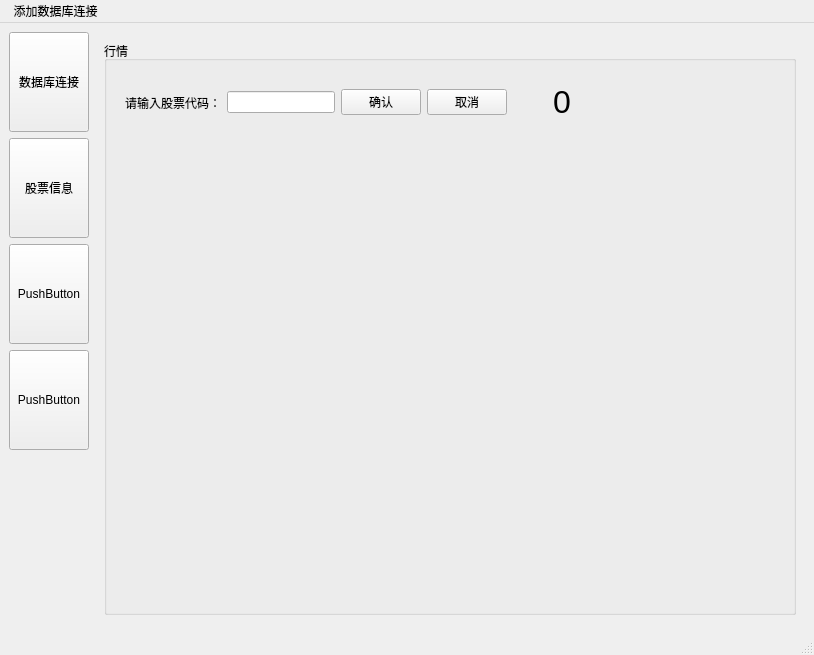
<?xml version="1.0" encoding="UTF-8"?>
<ui version="4.0">
 <class>MainWindow</class>
 <widget class="QMainWindow" name="MainWindow">
  <property name="geometry">
   <rect>
    <x>0</x>
    <y>0</y>
    <width>814</width>
    <height>655</height>
   </rect>
  </property>
  <property name="windowTitle">
   <string>MainWindow</string>
  </property>
  <widget class="QWidget" name="centralwidget">
   <layout class="QGridLayout" name="gridLayout">
    <item row="1" column="1">
     <layout class="QVBoxLayout" name="verticalLayout">
      <item>
       <widget class="QPushButton" name="stackDataBaseBtn">
        <property name="minimumSize">
         <size>
          <width>50</width>
          <height>100</height>
         </size>
        </property>
        <property name="text">
         <string>数据库连接</string>
        </property>
       </widget>
      </item>
      <item>
       <widget class="QPushButton" name="stackStockBtn">
        <property name="minimumSize">
         <size>
          <width>50</width>
          <height>100</height>
         </size>
        </property>
        <property name="text">
         <string>股票信息</string>
        </property>
       </widget>
      </item>
      <item>
       <widget class="QPushButton" name="pushButton_3">
        <property name="minimumSize">
         <size>
          <width>50</width>
          <height>100</height>
         </size>
        </property>
        <property name="text">
         <string>PushButton</string>
        </property>
       </widget>
      </item>
      <item>
       <widget class="QPushButton" name="pushButton_4">
        <property name="minimumSize">
         <size>
          <width>50</width>
          <height>100</height>
         </size>
        </property>
        <property name="text">
         <string>PushButton</string>
        </property>
       </widget>
      </item>
      <item>
       <spacer name="verticalSpacer">
        <property name="orientation">
         <enum>Qt::Orientation::Vertical</enum>
        </property>
        <property name="sizeHint" stdset="0">
         <size>
          <width>20</width>
          <height>40</height>
         </size>
        </property>
       </spacer>
      </item>
     </layout>
    </item>
    <item row="0" column="0">
     <layout class="QHBoxLayout" name="horizontalLayout_2"/>
    </item>
    <item row="1" column="2">
     <widget class="QStackedWidget" name="mainStackedWidget">
      <property name="currentIndex">
       <number>1</number>
      </property>
      <widget class="QWidget" name="page">
       <layout class="QGridLayout" name="gridLayout_2">
        <item row="0" column="0">
         <widget class="QGroupBox" name="groupBox">
          <property name="title">
           <string>链接数据库</string>
          </property>
          <widget class="QLabel" name="databaseStatu">
           <property name="geometry">
            <rect>
             <x>0</x>
             <y>330</y>
             <width>281</width>
             <height>21</height>
            </rect>
           </property>
           <property name="text">
            <string>数据库状态</string>
           </property>
          </widget>
          <widget class="QLabel" name="databaseRecord">
           <property name="geometry">
            <rect>
             <x>0</x>
             <y>350</y>
             <width>301</width>
             <height>31</height>
            </rect>
           </property>
           <property name="text">
            <string>数据库记录条数</string>
           </property>
          </widget>
          <widget class="QWidget" name="layoutWidget">
           <property name="geometry">
            <rect>
             <x>15</x>
             <y>33</y>
             <width>210</width>
             <height>23</height>
            </rect>
           </property>
           <layout class="QHBoxLayout" name="horizontalLayout_3">
            <item>
             <widget class="QLabel" name="label_2">
              <property name="text">
               <string>数据库地址：</string>
              </property>
             </widget>
            </item>
            <item>
             <widget class="QLineEdit" name="databaseAddress"/>
            </item>
           </layout>
          </widget>
          <widget class="QWidget" name="layoutWidget">
           <property name="geometry">
            <rect>
             <x>15</x>
             <y>82</y>
             <width>210</width>
             <height>23</height>
            </rect>
           </property>
           <layout class="QHBoxLayout" name="horizontalLayout_4">
            <item>
             <widget class="QLabel" name="label_3">
              <property name="text">
               <string>数据库端口：</string>
              </property>
             </widget>
            </item>
            <item>
             <widget class="QLineEdit" name="databasePort"/>
            </item>
           </layout>
          </widget>
          <widget class="QWidget" name="layoutWidget">
           <property name="geometry">
            <rect>
             <x>15</x>
             <y>131</y>
             <width>223</width>
             <height>23</height>
            </rect>
           </property>
           <layout class="QHBoxLayout" name="horizontalLayout_5">
            <item>
             <widget class="QLabel" name="label_4">
              <property name="text">
               <string>数据库用户名：</string>
              </property>
             </widget>
            </item>
            <item>
             <widget class="QLineEdit" name="databaseUserName"/>
            </item>
           </layout>
          </widget>
          <widget class="QWidget" name="layoutWidget">
           <property name="geometry">
            <rect>
             <x>15</x>
             <y>180</y>
             <width>210</width>
             <height>23</height>
            </rect>
           </property>
           <layout class="QHBoxLayout" name="horizontalLayout_6">
            <item>
             <widget class="QLabel" name="label_5">
              <property name="text">
               <string>数据库密码：</string>
              </property>
             </widget>
            </item>
            <item>
             <widget class="QLineEdit" name="databasePassword"/>
            </item>
           </layout>
          </widget>
          <widget class="QWidget" name="layoutWidget">
           <property name="geometry">
            <rect>
             <x>15</x>
             <y>228</y>
             <width>198</width>
             <height>23</height>
            </rect>
           </property>
           <layout class="QHBoxLayout" name="horizontalLayout_7">
            <item>
             <widget class="QLabel" name="label_6">
              <property name="text">
               <string>数据库名：</string>
              </property>
             </widget>
            </item>
            <item>
             <widget class="QLineEdit" name="databaseName"/>
            </item>
           </layout>
          </widget>
          <widget class="QWidget" name="layoutWidget">
           <property name="geometry">
            <rect>
             <x>15</x>
             <y>277</y>
             <width>126</width>
             <height>32</height>
            </rect>
           </property>
           <layout class="QHBoxLayout" name="horizontalLayout_8">
            <item>
             <widget class="QPushButton" name="connectDataBaseBtn">
              <property name="text">
               <string>连接</string>
              </property>
             </widget>
            </item>
            <item>
             <widget class="QPushButton" name="ClearDataBaseBtn">
              <property name="text">
               <string>清空</string>
              </property>
             </widget>
            </item>
           </layout>
          </widget>
         </widget>
        </item>
       </layout>
      </widget>
      <widget class="QWidget" name="page_2">
       <layout class="QGridLayout" name="gridLayout_3">
        <item row="0" column="0">
         <widget class="QGroupBox" name="groupBox_2">
          <property name="title">
           <string>行情</string>
          </property>
          <widget class="QWidget" name="widget" native="true">
           <property name="geometry">
            <rect>
             <x>30</x>
             <y>140</y>
             <width>551</width>
             <height>371</height>
            </rect>
           </property>
          </widget>
          <widget class="QWidget" name="">
           <property name="geometry">
            <rect>
             <x>21</x>
             <y>41</y>
             <width>446</width>
             <height>41</height>
            </rect>
           </property>
           <layout class="QHBoxLayout" name="horizontalLayout">
            <item>
             <widget class="QLabel" name="label">
              <property name="text">
               <string>请输入股票代码：</string>
              </property>
             </widget>
            </item>
            <item>
             <widget class="QLineEdit" name="stockCodeLineEdit"/>
            </item>
            <item>
             <widget class="QPushButton" name="stockConnectBtn">
              <property name="text">
               <string>确认</string>
              </property>
             </widget>
            </item>
            <item>
             <widget class="QPushButton" name="stockCancelBtn">
              <property name="text">
               <string>取消</string>
              </property>
             </widget>
            </item>
            <item>
             <spacer name="horizontalSpacer">
              <property name="orientation">
               <enum>Qt::Orientation::Horizontal</enum>
              </property>
              <property name="sizeHint" stdset="0">
               <size>
                <width>40</width>
                <height>20</height>
               </size>
              </property>
             </spacer>
            </item>
            <item>
             <widget class="QLabel" name="StockCurrPriceLabel">
              <property name="text">
               <string>&lt;html&gt;&lt;head/&gt;&lt;body&gt;&lt;p align=&quot;center&quot;&gt;&lt;span style=&quot; font-size:24pt;&quot;&gt;0&lt;/span&gt;&lt;/p&gt;&lt;/body&gt;&lt;/html&gt;</string>
              </property>
             </widget>
            </item>
           </layout>
          </widget>
         </widget>
        </item>
       </layout>
      </widget>
      <widget class="QWidget" name="page_3"/>
     </widget>
    </item>
   </layout>
   <widget class="QSplitter" name="splitter">
    <property name="geometry">
     <rect>
      <x>0</x>
      <y>0</y>
      <width>0</width>
      <height>0</height>
     </rect>
    </property>
    <property name="orientation">
     <enum>Qt::Orientation::Horizontal</enum>
    </property>
   </widget>
  </widget>
  <widget class="QMenuBar" name="menubar">
   <property name="geometry">
    <rect>
     <x>0</x>
     <y>0</y>
     <width>814</width>
     <height>24</height>
    </rect>
   </property>
   <widget class="QMenu" name="menu">
    <property name="title">
     <string> 添加数据库连接</string>
    </property>
    <addaction name="addDatabaseConnection"/>
   </widget>
   <addaction name="menu"/>
  </widget>
  <widget class="QStatusBar" name="statusbar"/>
  <action name="addDatabaseConnection">
   <property name="text">
    <string>添加数据库连接</string>
   </property>
   <property name="menuRole">
    <enum>QAction::MenuRole::NoRole</enum>
   </property>
  </action>
 </widget>
 <resources/>
 <connections/>
</ui>
